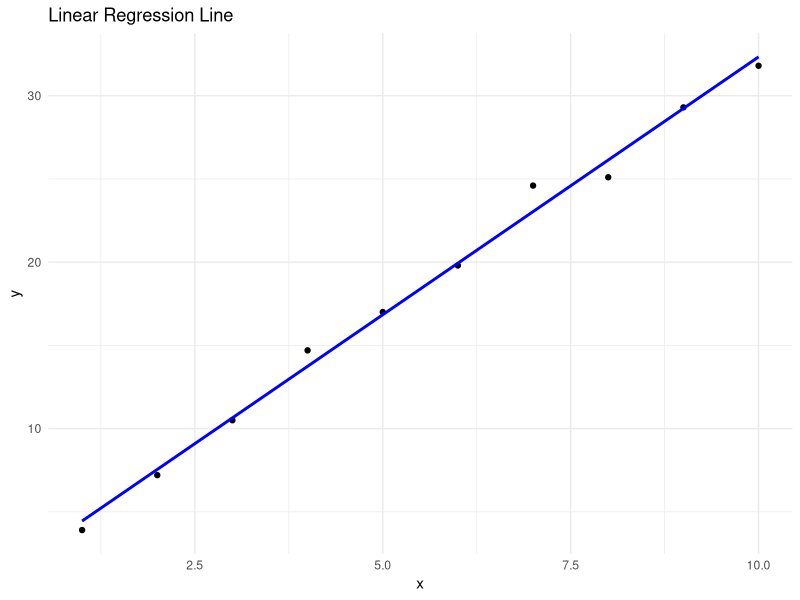
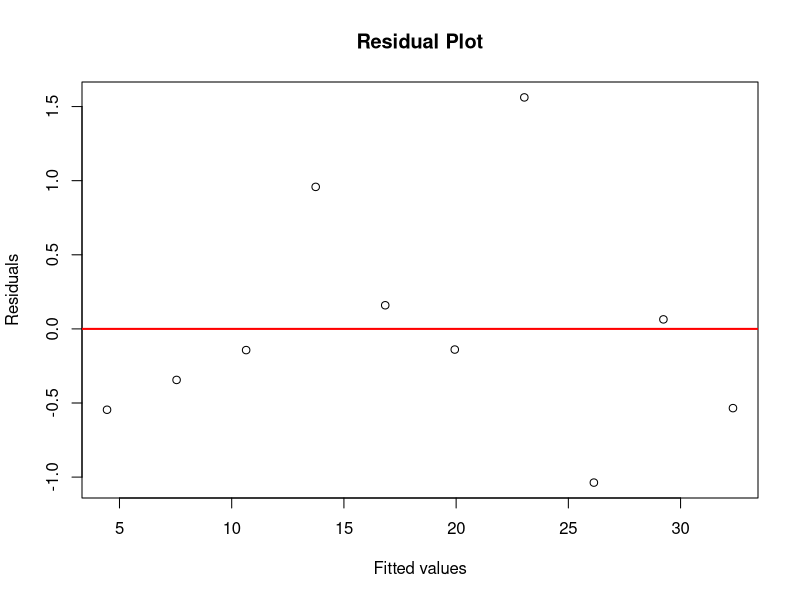

R code for these plots, in order:
setwd("~/TechCareer/World-of-R")
df <- read.csv("LinearRegressionData1.csv")
print(df)

model <- lm(y ~ x, data = df)
summary(model)

# plot(df$x, df$y, main = "Linear Regression", xlab = "x", ylab = "y")
# abline(model, col = "blue", lwd = 2)

library(ggplot2)

ggplot(df, aes(x = x, y = y)) +
  geom_point() +
  geom_smooth(method = "lm", se = FALSE, color = "blue") +
  ggtitle("Linear Regression Line") +
  theme_minimal()

residuals <- residuals(model)
fitted <- fitted(model)
head(residuals)

plot(model$fitted.values, residuals,
     xlab = "Fitted values",
     ylab = "Residuals",
     main = "Residual Plot")
abline(h = 0, col = "red", lwd = 2)